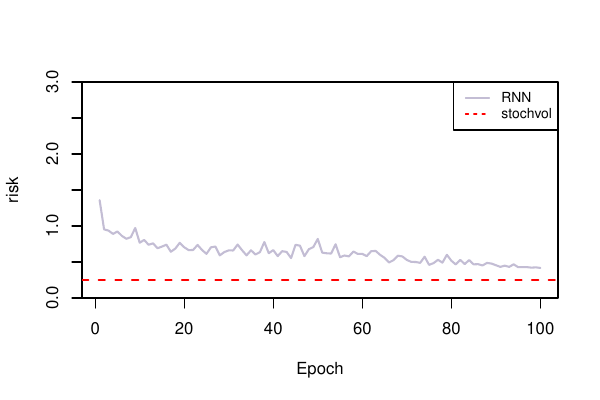

This figure's R source:
data <- read.csv("data.csv", header = FALSE)
labels <- read.csv("labels.csv", header = FALSE)
loss <- read.csv("loss", header = FALSE)
loss <- loss[,1]
labels <- labels[,1]
library(stochvol)
res <- rep(0,500)

for(i in 1:500){
  temp <- svsample(as.numeric(data[i,]),priormu = c(0,10), priorphi = c(7,1.5),priorsigma = 1.5)
  res[i]<-summary(temp,showlatent=FALSE)$para[1,4]
}

sv_loss <- mean(0.5*abs(res-labels))
preds <- read.csv("preds", header = FALSE)
preds <- preds[,1]





preds05 <- c()
preds50 <- c()
preds95 <- c()
library(rstan)
input_data <- c()
for(i in 1:500){
input_data$y <- as.numeric(data[i,])
input_data$N <- 75
my_model = stan(file = "sv.stan", data=input_data,seed=1408)
preds05 <- append(preds05,quantile(extract(my_model)$mu,0.05))
preds50 <- append(preds50,quantile(extract(my_model)$mu,0.5))
preds95 <- append(preds95,quantile(extract(my_model)$mu,0.95))
}

max.epoc <- 100

width <- 2

colors <- c(rgb(56.25/255,34.50/255,113.25/255,0.3), rgb(0,0,1,0.8))

inds.to.use <- round(seq(from = 1, to = max.epoc, length.out = 100))

pdf("sv.pdf", width = 6, height = 4)
plot(inds.to.use,loss, type = 'n', yaxs ='i', xlab = "Epoch", ylab = "risk", ylim = c(0.00,3.0))
lines(inds.to.use,loss, lwd = width, col = colors[1])
abline(h= sv_loss, lwd= width,lty = 2,col = "red")
legend(x = 'topright', legend=c("RNN", "stochvol"),
       col=c(colors[1], "red"), lty=c(1,2), cex=0.8)
dev.off()
